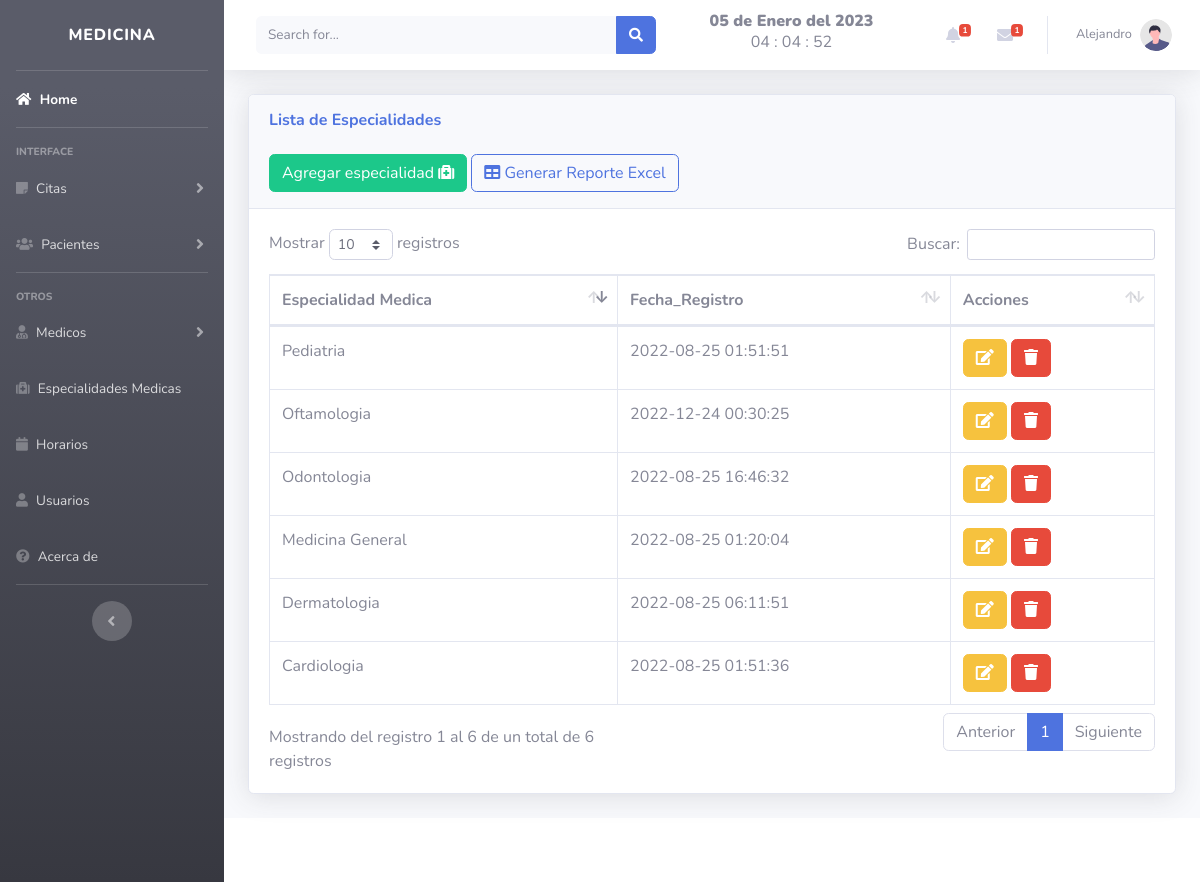
Page /views/especialidades.php (signed in) on the committed database.
### tables this page shows
CREATE TABLE `especialidades` (
  `id` int(11) NOT NULL,
  `especialidad` varchar(100) NOT NULL,
  `fecha` timestamp NOT NULL DEFAULT current_timestamp()
);

### views/especialidades.php (the view, shortened to what this page needs)
<?php
$typeUser = $_SESSION['rol'];
if($typeUser === '2' || $typeUser ==='1'){
    ?>
<!DOCTYPE html>
<html lang="en">
<head>
</head>
<?php include "../includes/header.php";?>
<body id="page-top">
                <div class="container-fluid">
                    <div class="card shadow mb-4">
                        <div class="card-header py-3">
                            <h6 class="m-0 font-weight-bold text-primary">Lista de Especialidades</h6>
                            <br>
                            <button type="button" class="btn btn-success" data-toggle="modal" data-target="#especialidad">
				            <span class="glyphicon glyphicon-plus"></span> Agregar especialidad <i class="fa fa-medkit" aria-hidden="true"></i> </a></button>
                            <a href="../includes/r_esp.php" class="btn btn-outline-primary">
                                <i class="fa fa-table" aria-hidden="true"></i> Generar Reporte Excel</a>
                        </div>
                        <div class="card-body">
                            <div class="table-responsive">
                                <table class="table table-bordered" id="dataTable" width="100%" cellspacing="0">
                                    <thead>
                                        <tr>
                                            <th>Especialidad Medica</th>
                                            <th>Fecha_Registro</th>
                                            <th>Acciones</th>
                                        </tr>
                                    </thead>
				<?php
include "../includes/db.php";
$result=mysqli_query($conexion,"SELECT * FROM especialidades ");
while ($fila = mysqli_fetch_assoc($result)):
?>
<tr>
<td><?php echo $fila['especialidad']; ?></td>
<td><?php echo $fila['fecha']; ?></td>
<td>
<a class="btn btn-warning" href="../includes/editar_esp.php?id=<?php echo $fila['id']?> ">
<i  class="fa fa-edit "></i> </a>
<a href="../includes/eliminar_esp.php?id=<?php echo $fila['id']?> " class="btn btn-danger btn-del" >
<i  class="fa fa-trash "></i></a></button>
</td>
</tr>
<?php endwhile;?>
                                </table>
                            </div>
                        </div>
                    </div>
                </div>
            <?php include "../includes/footer.php";?>
            <?php include "../includes/form_esp.php";?>
</body>
</html>
<?php }
else {
?>
<div id="notAllow" ></div>
<script src="https://code.jquery.com/jquery-3.6.3.min.js"></script>
<script  src="../js/not-allowed.js"></script>
<script src="https://unpkg.com/sweetalert/dist/sweetalert.min.js"></script><?php
}?>

### rows in the picture
especialidades: especialidad "Medicina General", fecha "2022-08-25 01:20:04"
especialidades: especialidad "Cardiologia", fecha "2022-08-25 01:51:36"
especialidades: especialidad "Pediatria", fecha "2022-08-25 01:51:51"
especialidades: especialidad "Dermatologia", fecha "2022-08-25 06:11:51"
especialidades: especialidad "Odontologia", fecha "2022-08-25 16:46:32"
especialidades: especialidad "Oftamologia", fecha "2022-12-24 00:30:25"

### other values in the picture
fecha() "05 de Enero del 2023"
$_SESSION['nombre'] "Alejandro"
